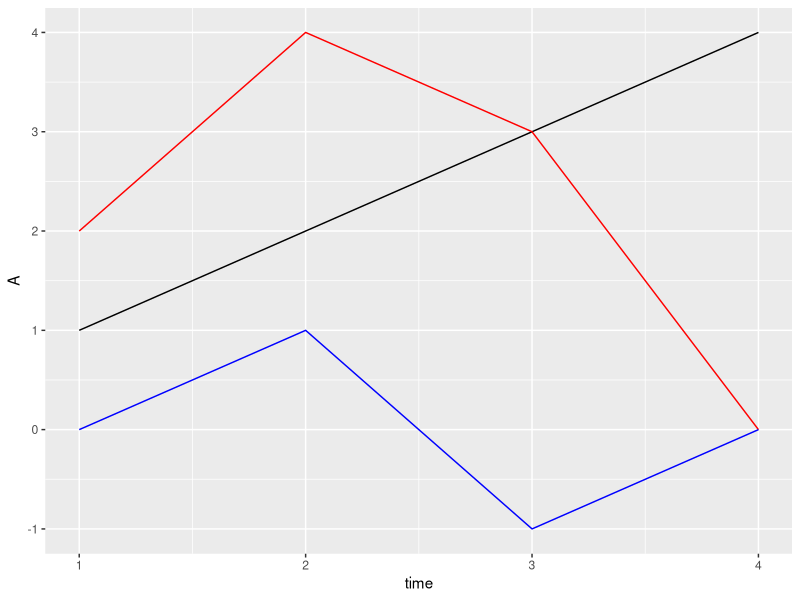
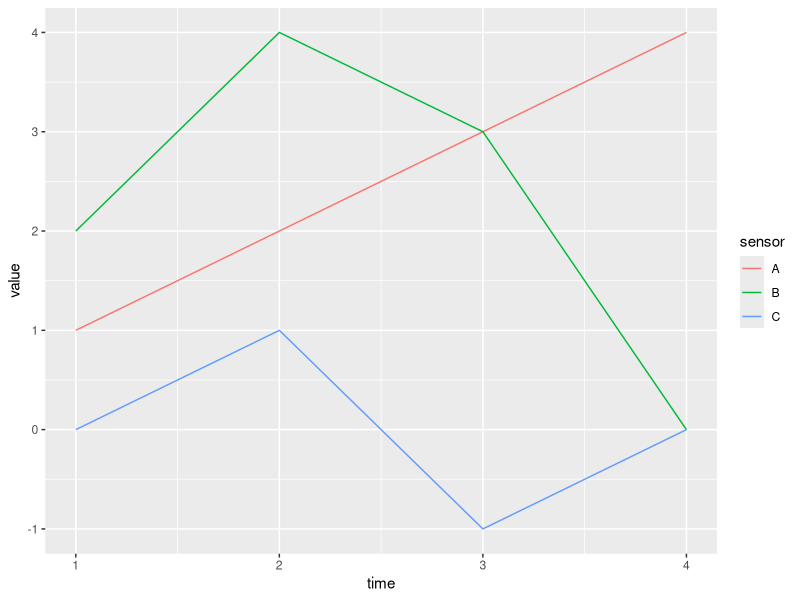

Write R code to recreate these figures, in order.

library(tibble)
toy <- tibble(time = 1:4,
              A = c(1, 2, 3, 4),
              B = c(2, 4, 3, 0),
              C = c(0, 1, -1, 0))

library(ggplot2)
ggplot(toy, aes(time, A)) + geom_line() +
    geom_line(aes(y = B), color = "red") +
    geom_line(aes(y = C), color = "blue")

# This toy dataset has a variable in each column
# This is convenient for *people* but not for computers
# For efficient data analysis and visualization, we could like our data to be LONG or TIDY
# https://cran.r-project.org/web/packages/tidyr/vignettes/tidy-data.html

# We want to reshape this dataset
# R has a reshape command that sucks so let's use tidyr!

library(tidyr)
toy_long <- gather(toy, sensor, value, A, B, C)
toy_long <- gather(toy, sensor, value, -time)  # another way: "except for the time column"

# We can also spread the data:
# spread(toy_long, sensor, value)
# spread(toy_long, time, value)

# NOW we are cooking with gas:
ggplot(toy_long, aes(time, value, color = sensor)) + geom_line()

